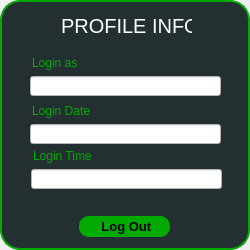
<?xml version="1.0" encoding="UTF-8"?>
<ui version="4.0">
 <class>Form</class>
 <widget class="QWidget" name="Form">
  <property name="geometry">
   <rect>
    <x>0</x>
    <y>0</y>
    <width>250</width>
    <height>250</height>
   </rect>
  </property>
  <property name="windowTitle">
   <string>Form</string>
  </property>
  <layout class="QHBoxLayout" name="horizontalLayout">
   <property name="spacing">
    <number>0</number>
   </property>
   <property name="leftMargin">
    <number>0</number>
   </property>
   <property name="topMargin">
    <number>0</number>
   </property>
   <property name="rightMargin">
    <number>0</number>
   </property>
   <property name="bottomMargin">
    <number>0</number>
   </property>
   <item>
    <widget class="QFrame" name="frame">
     <property name="font">
      <font>
       <pointsize>11</pointsize>
       <bold>true</bold>
      </font>
     </property>
     <property name="styleSheet">
      <string notr="true">QFrame{
background-color: rgb(35, 47, 49);
border:2px solid rgb(0, 170, 0);
border-radius:20px;
}</string>
     </property>
     <property name="frameShape">
      <enum>QFrame::Shape::StyledPanel</enum>
     </property>
     <property name="frameShadow">
      <enum>QFrame::Shadow::Raised</enum>
     </property>
     <widget class="QLabel" name="label">
      <property name="geometry">
       <rect>
        <x>61</x>
        <y>10</y>
        <width>131</width>
        <height>31</height>
       </rect>
      </property>
      <property name="font">
       <font>
        <pointsize>15</pointsize>
       </font>
      </property>
      <property name="styleSheet">
       <string notr="true">QLabel{
	color: rgb(255, 255, 255);
border:none;
}</string>
      </property>
      <property name="text">
       <string>PROFILE INFO</string>
      </property>
     </widget>
     <widget class="QLineEdit" name="lineEdit">
      <property name="geometry">
       <rect>
        <x>30</x>
        <y>76</y>
        <width>191</width>
        <height>20</height>
       </rect>
      </property>
      <property name="font">
       <font>
        <pointsize>11</pointsize>
        <bold>true</bold>
       </font>
      </property>
      <property name="styleSheet">
       <string notr="true">QLineEdit{
background-color: rgb(255, 255, 255);
border-bottom:3px solid rgb(0, 170, 0);
}

</string>
      </property>
      <property name="readOnly">
       <bool>true</bool>
      </property>
     </widget>
     <widget class="QLabel" name="email_heading_3">
      <property name="geometry">
       <rect>
        <x>32</x>
        <y>55</y>
        <width>61</width>
        <height>16</height>
       </rect>
      </property>
      <property name="styleSheet">
       <string notr="true">color: rgb(0, 170, 0);
border:none;
</string>
      </property>
      <property name="text">
       <string>Login as</string>
      </property>
     </widget>
     <widget class="QPushButton" name="loginbutton_2">
      <property name="geometry">
       <rect>
        <x>79</x>
        <y>216</y>
        <width>91</width>
        <height>21</height>
       </rect>
      </property>
      <property name="font">
       <font>
        <pointsize>10</pointsize>
        <bold>true</bold>
       </font>
      </property>
      <property name="styleSheet">
       <string notr="true">QPushButton
{
background-color: rgb(0, 170, 0);
border-radius:10px;
}
QPushButton:hover
{
border:1px solid rgb(0, 170, 0);
background-color:rgb(35, 47, 49);
	color: rgb(255, 255, 255);
}</string>
      </property>
      <property name="text">
       <string> Log Out</string>
      </property>
      <property name="icon">
       <iconset>
        <normaloff>C:/Users/Shivam/Downloads/logout.png</normaloff>C:/Users/Shivam/Downloads/logout.png</iconset>
      </property>
      <property name="iconSize">
       <size>
        <width>15</width>
        <height>15</height>
       </size>
      </property>
      <property name="checkable">
       <bool>true</bool>
      </property>
     </widget>
     <widget class="QLineEdit" name="lineEdit_2">
      <property name="geometry">
       <rect>
        <x>30</x>
        <y>124</y>
        <width>191</width>
        <height>20</height>
       </rect>
      </property>
      <property name="font">
       <font>
        <pointsize>11</pointsize>
        <bold>true</bold>
       </font>
      </property>
      <property name="styleSheet">
       <string notr="true">QLineEdit{
background-color: rgb(255, 255, 255);
border-bottom:3px solid rgb(0, 170, 0);
}

</string>
      </property>
      <property name="readOnly">
       <bool>true</bool>
      </property>
     </widget>
     <widget class="QLabel" name="email_heading_4">
      <property name="geometry">
       <rect>
        <x>32</x>
        <y>103</y>
        <width>61</width>
        <height>16</height>
       </rect>
      </property>
      <property name="styleSheet">
       <string notr="true">color: rgb(0, 170, 0);
border:none;
</string>
      </property>
      <property name="text">
       <string>Login Date</string>
      </property>
     </widget>
     <widget class="QLabel" name="email_heading_5">
      <property name="geometry">
       <rect>
        <x>33</x>
        <y>148</y>
        <width>61</width>
        <height>16</height>
       </rect>
      </property>
      <property name="styleSheet">
       <string notr="true">color: rgb(0, 170, 0);
border:none;
</string>
      </property>
      <property name="text">
       <string>Login Time</string>
      </property>
     </widget>
     <widget class="QLineEdit" name="lineEdit_3">
      <property name="geometry">
       <rect>
        <x>31</x>
        <y>169</y>
        <width>191</width>
        <height>20</height>
       </rect>
      </property>
      <property name="font">
       <font>
        <pointsize>11</pointsize>
        <bold>true</bold>
       </font>
      </property>
      <property name="styleSheet">
       <string notr="true">QLineEdit{
background-color: rgb(255, 255, 255);
border-bottom:3px solid rgb(0, 170, 0);
}

</string>
      </property>
      <property name="readOnly">
       <bool>true</bool>
      </property>
     </widget>
    </widget>
   </item>
  </layout>
 </widget>
 <resources/>
 <connections/>
</ui>
